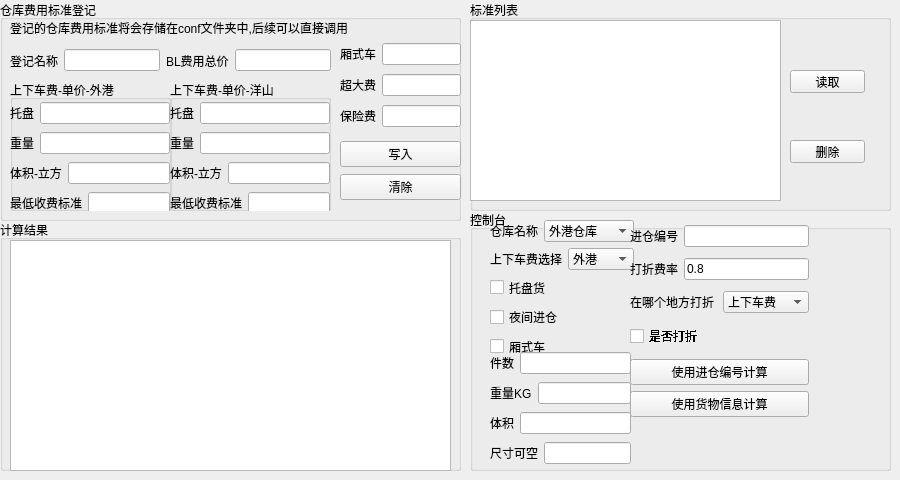
   <widget class="QWidget" name="tab_4">
    <attribute name="title">
     <string>仓库费用计算</string>
    </attribute>
    <widget class="QGroupBox" name="groupBox_9">
     <property name="geometry">
      <rect>
       <x>0</x>
       <y>0</y>
       <width>461</width>
       <height>221</height>
      </rect>
     </property>
     <property name="title">
      <string>仓库费用标准登记</string>
     </property>
     <widget class="QLabel" name="label_18">
      <property name="geometry">
       <rect>
        <x>10</x>
        <y>20</y>
        <width>341</width>
        <height>16</height>
       </rect>
      </property>
      <property name="text">
       <string>登记的仓库费用标准将会存储在conf文件夹中,后续可以直接调用</string>
      </property>
     </widget>
     <widget class="QGroupBox" name="groupBox_10">
      <property name="geometry">
       <rect>
        <x>10</x>
        <y>80</y>
        <width>161</width>
        <height>131</height>
       </rect>
      </property>
      <property name="title">
       <string>上下车费-单价-外港</string>
      </property>
      <widget class="QWidget" name="verticalLayoutWidget">
       <property name="geometry">
        <rect>
         <x>0</x>
         <y>20</y>
         <width>160</width>
         <height>116</height>
        </rect>
       </property>
       <layout class="QVBoxLayout" name="verticalLayout">
        <item>
         <layout class="QHBoxLayout" name="horizontalLayout_20">
          <item>
           <widget class="QLabel" name="label_20">
            <property name="text">
             <string>托盘</string>
            </property>
           </widget>
          </item>
          <item>
           <widget class="QLineEdit" name="cfs_yg_pkgs_charge"/>
          </item>
         </layout>
        </item>
        <item>
         <layout class="QHBoxLayout" name="horizontalLayout_21">
          <item>
           <widget class="QLabel" name="label_21">
            <property name="text">
             <string>重量</string>
            </property>
           </widget>
          </item>
          <item>
           <widget class="QLineEdit" name="cfs_yg_weight_charge"/>
          </item>
         </layout>
        </item>
        <item>
         <layout class="QHBoxLayout" name="horizontalLayout_22">
          <item>
           <widget class="QLabel" name="label_22">
            <property name="text">
             <string>体积-立方</string>
            </property>
           </widget>
          </item>
          <item>
           <widget class="QLineEdit" name="cfs_yg_cmb_charge"/>
          </item>
         </layout>
        </item>
        <item>
         <layout class="QHBoxLayout" name="horizontalLayout_23">
          <item>
           <widget class="QLabel" name="label_23">
            <property name="text">
             <string>最低收费标准</string>
            </property>
           </widget>
          </item>
          <item>
           <widget class="QLineEdit" name="cfs_yg_mini_charge"/>
          </item>
         </layout>
        </item>
       </layout>
      </widget>
     </widget>
     <widget class="QGroupBox" name="groupBox_11">
      <property name="geometry">
       <rect>
        <x>170</x>
        <y>80</y>
        <width>161</width>
        <height>131</height>
       </rect>
      </property>
      <property name="title">
       <string>上下车费-单价-洋山</string>
      </property>
      <widget class="QWidget" name="verticalLayoutWidget_2">
       <property name="geometry">
        <rect>
         <x>0</x>
         <y>20</y>
         <width>160</width>
         <height>116</height>
        </rect>
       </property>
       <layout class="QVBoxLayout" name="verticalLayout_2">
        <item>
         <layout class="QHBoxLayout" name="horizontalLayout_24">
          <item>
           <widget class="QLabel" name="label_24">
            <property name="text">
             <string>托盘</string>
            </property>
           </widget>
          </item>
          <item>
           <widget class="QLineEdit" name="cfs_ys_pkgs_charge"/>
          </item>
         </layout>
        </item>
        <item>
         <layout class="QHBoxLayout" name="horizontalLayout_25">
          <item>
           <widget class="QLabel" name="label_25">
            <property name="text">
             <string>重量</string>
            </property>
           </widget>
          </item>
          <item>
           <widget class="QLineEdit" name="cfs_ys_weight_charge"/>
          </item>
         </layout>
        </item>
        <item>
         <layout class="QHBoxLayout" name="horizontalLayout_26">
          <item>
           <widget class="QLabel" name="label_26">
            <property name="text">
             <string>体积-立方</string>
            </property>
           </widget>
          </item>
          <item>
           <widget class="QLineEdit" name="cfs_ys_cbm_charge"/>
          </item>
         </layout>
        </item>
        <item>
         <layout class="QHBoxLayout" name="horizontalLayout_27">
          <item>
           <widget class="QLabel" name="label_27">
            <property name="text">
             <string>最低收费标准</string>
            </property>
           </widget>
          </item>
          <item>
           <widget class="QLineEdit" name="cfs_ys_mini_charge"/>
          </item>
         </layout>
        </item>
       </layout>
      </widget>
     </widget>
     <widget class="QWidget" name="horizontalLayoutWidget_22">
      <property name="geometry">
       <rect>
        <x>10</x>
        <y>40</y>
        <width>321</width>
        <height>41</height>
       </rect>
      </property>
      <layout class="QHBoxLayout" name="horizontalLayout_31">
       <item>
        <layout class="QHBoxLayout" name="horizontalLayout_19">
         <item>
          <widget class="QLabel" name="label_19">
           <property name="text">
            <string>登记名称</string>
           </property>
          </widget>
         </item>
         <item>
          <widget class="QLineEdit" name="cfs_name"/>
         </item>
        </layout>
       </item>
       <item>
        <layout class="QHBoxLayout" name="horizontalLayout_28">
         <item>
          <widget class="QLabel" name="label_28">
           <property name="text">
            <string>BL费用总价</string>
           </property>
          </widget>
         </item>
         <item>
          <widget class="QLineEdit" name="cfs_bl_charge"/>
         </item>
        </layout>
       </item>
      </layout>
     </widget>
     <widget class="QWidget" name="verticalLayoutWidget_3">
      <property name="geometry">
       <rect>
        <x>340</x>
        <y>140</y>
        <width>121</width>
        <height>61</height>
       </rect>
      </property>
      <layout class="QVBoxLayout" name="verticalLayout_3">
       <item>
        <widget class="QPushButton" name="wright_yaml">
         <property name="text">
          <string>写入</string>
         </property>
        </widget>
       </item>
       <item>
        <widget class="QPushButton" name="clean_cfs_charge">
         <property name="text">
          <string>清除</string>
         </property>
        </widget>
       </item>
      </layout>
     </widget>
     <widget class="QWidget" name="verticalLayoutWidget_5">
      <property name="geometry">
       <rect>
        <x>340</x>
        <y>40</y>
        <width>121</width>
        <height>91</height>
       </rect>
      </property>
      <layout class="QVBoxLayout" name="verticalLayout_5">
       <item>
        <layout class="QHBoxLayout" name="horizontalLayout_29">
         <item>
          <widget class="QLabel" name="label_29">
           <property name="text">
            <string>厢式车</string>
           </property>
          </widget>
         </item>
         <item>
          <widget class="QLineEdit" name="cfs_van_charge"/>
         </item>
        </layout>
       </item>
       <item>
        <layout class="QHBoxLayout" name="horizontalLayout_30">
         <item>
          <widget class="QLabel" name="label_30">
           <property name="text">
            <string>超大费</string>
           </property>
          </widget>
         </item>
         <item>
          <widget class="QLineEdit" name="cfs_ows_charge"/>
         </item>
        </layout>
       </item>
       <item>
        <layout class="QHBoxLayout" name="horizontalLayout_34">
         <item>
          <widget class="QLabel" name="label_33">
           <property name="text">
            <string>保险费</string>
           </property>
          </widget>
         </item>
         <item>
          <widget class="QLineEdit" name="cfs_Insurance_charge"/>
         </item>
        </layout>
       </item>
      </layout>
     </widget>
    </widget>
    <widget class="QGroupBox" name="groupBox_12">
     <property name="geometry">
      <rect>
       <x>470</x>
       <y>0</y>
       <width>421</width>
       <height>211</height>
      </rect>
     </property>
     <property name="title">
      <string>标准列表</string>
     </property>
     <widget class="QListView" name="stander_list">
      <property name="geometry">
       <rect>
        <x>0</x>
        <y>20</y>
        <width>311</width>
        <height>181</height>
       </rect>
      </property>
     </widget>
     <widget class="QPushButton" name="pushButton_4">
      <property name="geometry">
       <rect>
        <x>320</x>
        <y>70</y>
        <width>75</width>
        <height>23</height>
       </rect>
      </property>
      <property name="text">
       <string>读取</string>
      </property>
     </widget>
     <widget class="QPushButton" name="pushButton_5">
      <property name="geometry">
       <rect>
        <x>320</x>
        <y>140</y>
        <width>75</width>
        <height>23</height>
       </rect>
      </property>
      <property name="text">
       <string>删除</string>
      </property>
     </widget>
    </widget>
    <widget class="QGroupBox" name="groupBox_13">
     <property name="geometry">
      <rect>
       <x>0</x>
       <y>220</y>
       <width>461</width>
       <height>251</height>
      </rect>
     </property>
     <property name="title">
      <string>计算结果</string>
     </property>
     <widget class="QTextEdit" name="cfs_price_output">
      <property name="geometry">
       <rect>
        <x>10</x>
        <y>20</y>
        <width>441</width>
        <height>231</height>
       </rect>
      </property>
     </widget>
    </widget>
    <widget class="QGroupBox" name="groupBox_14">
     <property name="geometry">
      <rect>
       <x>470</x>
       <y>210</y>
       <width>421</width>
       <height>261</height>
      </rect>
     </property>
     <property name="title">
      <string>控制台</string>
     </property>
     <widget class="QWidget" name="verticalLayoutWidget_4">
      <property name="geometry">
       <rect>
        <x>20</x>
        <y>10</y>
        <width>144</width>
        <height>138</height>
       </rect>
      </property>
      <layout class="QVBoxLayout" name="verticalLayout_4">
       <item>
        <layout class="QHBoxLayout" name="horizontalLayout_32">
         <item>
          <widget class="QLabel" name="label_31">
           <property name="text">
            <string>仓库名称</string>
           </property>
          </widget>
         </item>
         <item>
          <widget class="QComboBox" name="chose_cfs_name">
           <property name="sizePolicy">
            <sizepolicy hsizetype="Preferred" vsizetype="Fixed">
             <horstretch>3</horstretch>
             <verstretch>0</verstretch>
            </sizepolicy>
           </property>
           <item>
            <property name="text">
             <string>外港仓库</string>
            </property>
           </item>
           <item>
            <property name="text">
             <string>洋山仓库</string>
            </property>
           </item>
          </widget>
         </item>
        </layout>
       </item>
       <item>
        <layout class="QHBoxLayout" name="horizontalLayout_42">
         <item>
          <widget class="QLabel" name="label_40">
           <property name="text">
            <string>上下车费选择</string>
           </property>
          </widget>
         </item>
         <item>
          <widget class="QComboBox" name="cfs_inout_chose">
           <item>
            <property name="text">
             <string>外港</string>
            </property>
           </item>
           <item>
            <property name="text">
             <string>洋山</string>
            </property>
           </item>
          </widget>
         </item>
        </layout>
       </item>
       <item>
        <widget class="QCheckBox" name="cfs_pallets">
         <property name="text">
          <string>托盘货</string>
         </property>
        </widget>
       </item>
       <item>
        <widget class="QCheckBox" name="cfs_night_in">
         <property name="text">
          <string>夜间进仓</string>
         </property>
        </widget>
       </item>
       <item>
        <widget class="QCheckBox" name="cfs_van">
         <property name="text">
          <string>厢式车</string>
         </property>
        </widget>
       </item>
      </layout>
     </widget>
     <widget class="QWidget" name="verticalLayoutWidget_6">
      <property name="geometry">
       <rect>
        <x>160</x>
        <y>10</y>
        <width>179</width>
        <height>202</height>
       </rect>
      </property>
      <layout class="QVBoxLayout" name="verticalLayout_6">
       <item>
        <layout class="QHBoxLayout" name="horizontalLayout_33">
         <item>
          <widget class="QLabel" name="label_32">
           <property name="text">
            <string>进仓编号</string>
           </property>
          </widget>
         </item>
         <item>
          <widget class="QLineEdit" name="cfs_number"/>
         </item>
        </layout>
       </item>
       <item>
        <layout class="QHBoxLayout" name="horizontalLayout_35">
         <item>
          <widget class="QLabel" name="label_34">
           <property name="text">
            <string>打折费率</string>
           </property>
          </widget>
         </item>
         <item>
          <widget class="QLineEdit" name="cfs_discount_price">
           <property name="text">
            <string>0.8</string>
           </property>
          </widget>
         </item>
        </layout>
       </item>
       <item>
        <layout class="QHBoxLayout" name="horizontalLayout_36">
         <item>
          <widget class="QLabel" name="label_35">
           <property name="text">
            <string>在哪个地方打折</string>
           </property>
          </widget>
         </item>
         <item>
          <widget class="QComboBox" name="where_cfs_discount">
           <item>
            <property name="text">
             <string>上下车费</string>
            </property>
           </item>
           <item>
            <property name="text">
             <string>总费用</string>
            </property>
           </item>
          </widget>
         </item>
        </layout>
       </item>
       <item>
        <layout class="QHBoxLayout" name="horizontalLayout_37">
         <item>
          <widget class="QCheckBox" name="cfs_discount">
           <property name="enabled">
            <bool>true</bool>
           </property>
           <property name="sizePolicy">
            <sizepolicy hsizetype="Minimum" vsizetype="Fixed">
             <horstretch>0</horstretch>
             <verstretch>0</verstretch>
            </sizepolicy>
           </property>
           <property name="font">
            <font>
             <family>Adobe Arabic</family>
             <bold>false</bold>
             <stylestrategy>NoAntialias</stylestrategy>
             <kerning>true</kerning>
            </font>
           </property>
           <property name="acceptDrops">
            <bool>false</bool>
           </property>
           <property name="layoutDirection">
            <enum>Qt::LayoutDirection::LeftToRight</enum>
           </property>
           <property name="autoFillBackground">
            <bool>false</bool>
           </property>
           <property name="text">
            <string>是否打折</string>
           </property>
           <property name="checkable">
            <bool>true</bool>
           </property>
           <property name="checked">
            <bool>false</bool>
           </property>
           <property name="autoRepeat">
            <bool>false</bool>
           </property>
           <property name="tristate">
            <bool>false</bool>
           </property>
          </widget>
         </item>
        </layout>
       </item>
       <item>
        <layout class="QVBoxLayout" name="verticalLayout_8">
         <item>
          <widget class="QPushButton" name="use_cfs_numebr_calculate">
           <property name="text">
            <string>使用进仓编号计算</string>
           </property>
          </widget>
         </item>
         <item>
          <widget class="QPushButton" name="use_cargo_info_calculate">
           <property name="text">
            <string>使用货物信息计算</string>
           </property>
          </widget>
         </item>
        </layout>
       </item>
      </layout>
     </widget>
     <widget class="QWidget" name="layoutWidget">
      <property name="geometry">
       <rect>
        <x>20</x>
        <y>140</y>
        <width>141</width>
        <height>120</height>
       </rect>
      </property>
      <layout class="QVBoxLayout" name="verticalLayout_7">
       <item>
        <layout class="QHBoxLayout" name="horizontalLayout_38">
         <item>
          <widget class="QLabel" name="label_36">
           <property name="text">
            <string>件数</string>
           </property>
          </widget>
         </item>
         <item>
          <widget class="QLineEdit" name="cfs_pkgs"/>
         </item>
        </layout>
       </item>
       <item>
        <layout class="QHBoxLayout" name="horizontalLayout_39">
         <item>
          <widget class="QLabel" name="label_37">
           <property name="text">
            <string>重量KG</string>
           </property>
          </widget>
         </item>
         <item>
          <widget class="QLineEdit" name="cfs_tone"/>
         </item>
        </layout>
       </item>
       <item>
        <layout class="QHBoxLayout" name="horizontalLayout_40">
         <item>
          <widget class="QLabel" name="label_38">
           <property name="text">
            <string>体积</string>
           </property>
          </widget>
         </item>
         <item>
          <widget class="QLineEdit" name="cfs_cbm"/>
         </item>
        </layout>
       </item>
       <item>
        <layout class="QHBoxLayout" name="horizontalLayout_41">
         <item>
          <widget class="QLabel" name="label_39">
           <property name="text">
            <string>尺寸可空</string>
           </property>
          </widget>
         </item>
         <item>
          <widget class="QLineEdit" name="cargo_dims"/>
         </item>
        </layout>
       </item>
      </layout>
     </widget>
    </widget>
   </widget>
